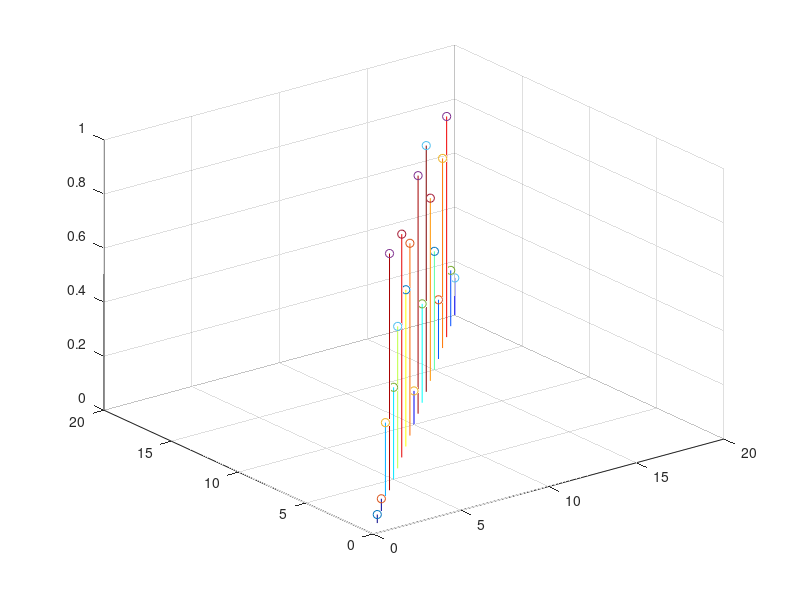

The MATLAB script that drew this image:
x=rand(20,1); %data to be plotted
ran=range(x); %finding range of data
min_val=min(x);%finding maximum value of data
max_val=max(x);%finding minimum value of data
y=floor(((x-min_val)/ran)*199)+1; 
col=zeros(20,3);
%p  = colormap(jet(200));
map = jet(200);
for i=1:20
  a=y(i);
  col(i,:)= map(a,:);
  stem3(i,i,x(i),'Color',col(i,:))
  hold on
end